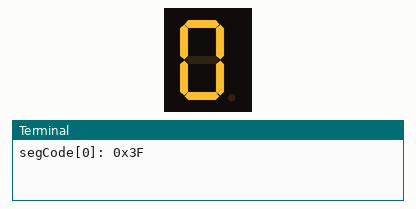
This program was run on a simulated Raspberry Pi (BCM pin numbers). On the bench: 1-digit seven-segment display, the last lines printed to the terminal.

Above: at 0.1 s.
At 1.1 s:
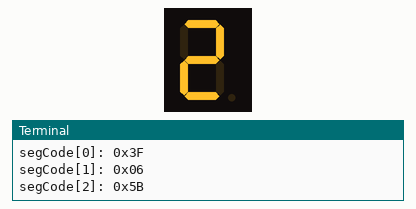
At 3.2 s:
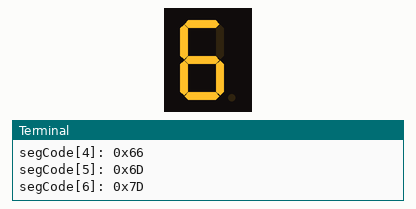
At 5.94 s:
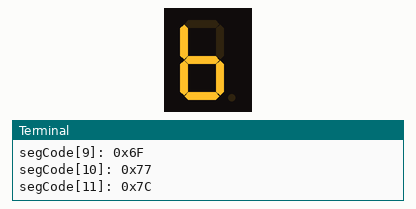
At 6.7 s:
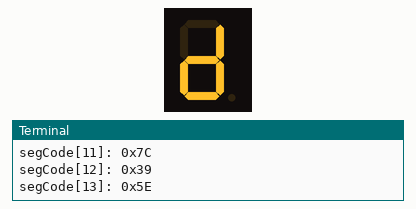
At 8.7 s:
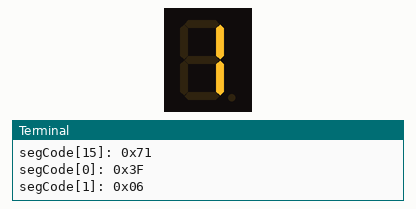

Measured:
- by itself, everything shown: repeats every 8.2 s, in 16 steps
- what the display in image 0 shows lasts 0.5 s, from 0.1 s to 0.6 s

The program:

1.1.4_7-Segment.py
```python
'''
/**********************************************************************
* Author      : Ala Rmida
* E-mail      : ala.rmida.ingen@gmail.com
* website     : https://ala-rmida-ann1998.netlify.app/
**********************************************************************/'''

import RPi.GPIO as GPIO
import time

# Set up pins
SDI   = 17
RCLK  = 18
SRCLK = 27

# Define a segment code from 0 to F in Hexadecimal
# Common cathode
segCode = [0x3f,0x06,0x5b,0x4f,0x66,0x6d,0x7d,0x07,0x7f,0x6f,0x77,0x7c,0x39,0x5e,0x79,0x71]

def setup():
	GPIO.setmode(GPIO.BCM)
	GPIO.setup(SDI, GPIO.OUT, initial=GPIO.LOW)
	GPIO.setup(RCLK, GPIO.OUT, initial=GPIO.LOW)
	GPIO.setup(SRCLK, GPIO.OUT, initial=GPIO.LOW)

# Shift the data to 74HC595
def hc595_shift(dat):
	for bit in range(0, 8):
		GPIO.output(SDI, 0x80 & (dat << bit))
		GPIO.output(SRCLK, GPIO.HIGH)
		time.sleep(0.001)
		GPIO.output(SRCLK, GPIO.LOW)
	GPIO.output(RCLK, GPIO.HIGH)
	time.sleep(0.001)
	GPIO.output(RCLK, GPIO.LOW)

def main():
	while True:
		# Shift the code one by one from segCode list
		for code in segCode:
			hc595_shift(code)
			print ("segCode[%s]: 0x%02X"%(segCode.index(code), code)) # %02X means double digit HEX to print
			time.sleep(0.5)

def destroy():
	GPIO.cleanup()

if __name__ == '__main__':
	setup()
	try:
		main()
	except KeyboardInterrupt:
		destroy()
```
